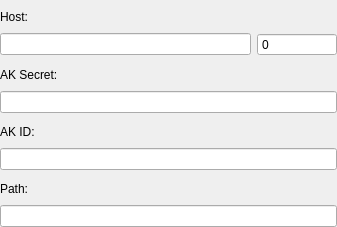
<?xml version="1.0" encoding="UTF-8"?>
<ui version="4.0">
 <class>COSFormGeneralUI</class>
 <widget class="QWidget" name="COSFormGeneralUI">
  <property name="geometry">
   <rect>
    <x>0</x>
    <y>0</y>
    <width>337</width>
    <height>227</height>
   </rect>
  </property>
  <property name="sizePolicy">
   <sizepolicy hsizetype="Preferred" vsizetype="Preferred">
    <horstretch>0</horstretch>
    <verstretch>0</verstretch>
   </sizepolicy>
  </property>
  <property name="maximumSize">
   <size>
    <width>16777215</width>
    <height>227</height>
   </size>
  </property>
  <property name="windowTitle">
   <string>General</string>
  </property>
  <layout class="QVBoxLayout" name="verticalLayout">
   <property name="spacing">
    <number>6</number>
   </property>
   <property name="leftMargin">
    <number>0</number>
   </property>
   <property name="topMargin">
    <number>6</number>
   </property>
   <property name="rightMargin">
    <number>0</number>
   </property>
   <property name="bottomMargin">
    <number>0</number>
   </property>
   <item>
    <widget class="QLabel" name="label">
     <property name="minimumSize">
      <size>
       <width>80</width>
       <height>0</height>
      </size>
     </property>
     <property name="baseSize">
      <size>
       <width>0</width>
       <height>0</height>
      </size>
     </property>
     <property name="text">
      <string>Host:</string>
     </property>
     <property name="alignment">
      <set>Qt::AlignLeading|Qt::AlignLeft|Qt::AlignVCenter</set>
     </property>
    </widget>
   </item>
   <item>
    <layout class="QHBoxLayout" name="horizontalLayout">
     <item>
      <widget class="QLineEdit" name="hostLineEdit"/>
     </item>
     <item>
      <widget class="QSpinBox" name="portSpinBox">
       <property name="sizePolicy">
        <sizepolicy hsizetype="Fixed" vsizetype="Fixed">
         <horstretch>0</horstretch>
         <verstretch>0</verstretch>
        </sizepolicy>
       </property>
       <property name="minimumSize">
        <size>
         <width>80</width>
         <height>0</height>
        </size>
       </property>
       <property name="maximumSize">
        <size>
         <width>80</width>
         <height>16777215</height>
        </size>
       </property>
       <property name="buttonSymbols">
        <enum>QAbstractSpinBox::NoButtons</enum>
       </property>
       <property name="maximum">
        <number>65535</number>
       </property>
      </widget>
     </item>
    </layout>
   </item>
   <item>
    <spacer name="verticalSpacer_2">
     <property name="orientation">
      <enum>Qt::Vertical</enum>
     </property>
     <property name="sizeType">
      <enum>QSizePolicy::Fixed</enum>
     </property>
     <property name="sizeHint" stdset="0">
      <size>
       <width>20</width>
       <height>2</height>
      </size>
     </property>
    </spacer>
   </item>
   <item>
    <widget class="QLabel" name="label_4">
     <property name="sizePolicy">
      <sizepolicy hsizetype="Preferred" vsizetype="Preferred">
       <horstretch>0</horstretch>
       <verstretch>0</verstretch>
      </sizepolicy>
     </property>
     <property name="minimumSize">
      <size>
       <width>80</width>
       <height>0</height>
      </size>
     </property>
     <property name="toolTip">
      <string>AccessKey Secret</string>
     </property>
     <property name="text">
      <string>AK Secret:</string>
     </property>
     <property name="alignment">
      <set>Qt::AlignLeading|Qt::AlignLeft|Qt::AlignVCenter</set>
     </property>
    </widget>
   </item>
   <item>
    <widget class="QLineEdit" name="usernameLineEdit">
     <property name="sizePolicy">
      <sizepolicy hsizetype="Expanding" vsizetype="Fixed">
       <horstretch>0</horstretch>
       <verstretch>0</verstretch>
      </sizepolicy>
     </property>
    </widget>
   </item>
   <item>
    <spacer name="verticalSpacer_3">
     <property name="orientation">
      <enum>Qt::Vertical</enum>
     </property>
     <property name="sizeType">
      <enum>QSizePolicy::Fixed</enum>
     </property>
     <property name="sizeHint" stdset="0">
      <size>
       <width>20</width>
       <height>2</height>
      </size>
     </property>
    </spacer>
   </item>
   <item>
    <widget class="QLabel" name="label_3">
     <property name="minimumSize">
      <size>
       <width>80</width>
       <height>0</height>
      </size>
     </property>
     <property name="toolTip">
      <string>AccessKey ID</string>
     </property>
     <property name="text">
      <string>AK ID:</string>
     </property>
     <property name="alignment">
      <set>Qt::AlignLeading|Qt::AlignLeft|Qt::AlignVCenter</set>
     </property>
    </widget>
   </item>
   <item>
    <widget class="QLineEdit" name="passwordLineEdit">
     <property name="echoMode">
      <enum>QLineEdit::PasswordEchoOnEdit</enum>
     </property>
    </widget>
   </item>
   <item>
    <spacer name="verticalSpacer_4">
     <property name="orientation">
      <enum>Qt::Vertical</enum>
     </property>
     <property name="sizeType">
      <enum>QSizePolicy::Fixed</enum>
     </property>
     <property name="sizeHint" stdset="0">
      <size>
       <width>20</width>
       <height>2</height>
      </size>
     </property>
    </spacer>
   </item>
   <item>
    <widget class="QLabel" name="label_5">
     <property name="minimumSize">
      <size>
       <width>80</width>
       <height>0</height>
      </size>
     </property>
     <property name="text">
      <string>Path:</string>
     </property>
     <property name="alignment">
      <set>Qt::AlignLeading|Qt::AlignLeft|Qt::AlignVCenter</set>
     </property>
    </widget>
   </item>
   <item>
    <widget class="QLineEdit" name="pathLineEdit"/>
   </item>
  </layout>
 </widget>
 <resources/>
 <connections/>
</ui>
